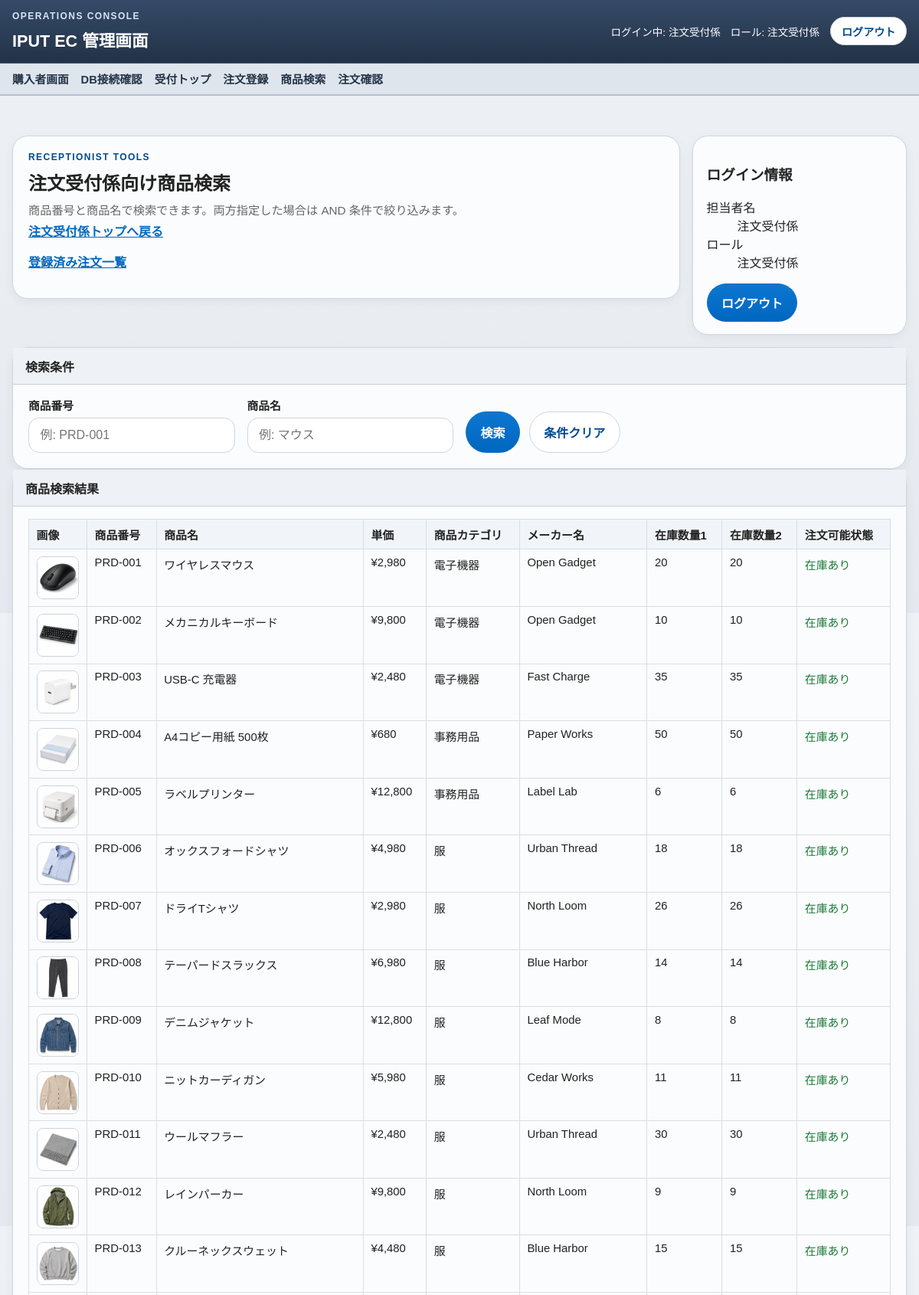
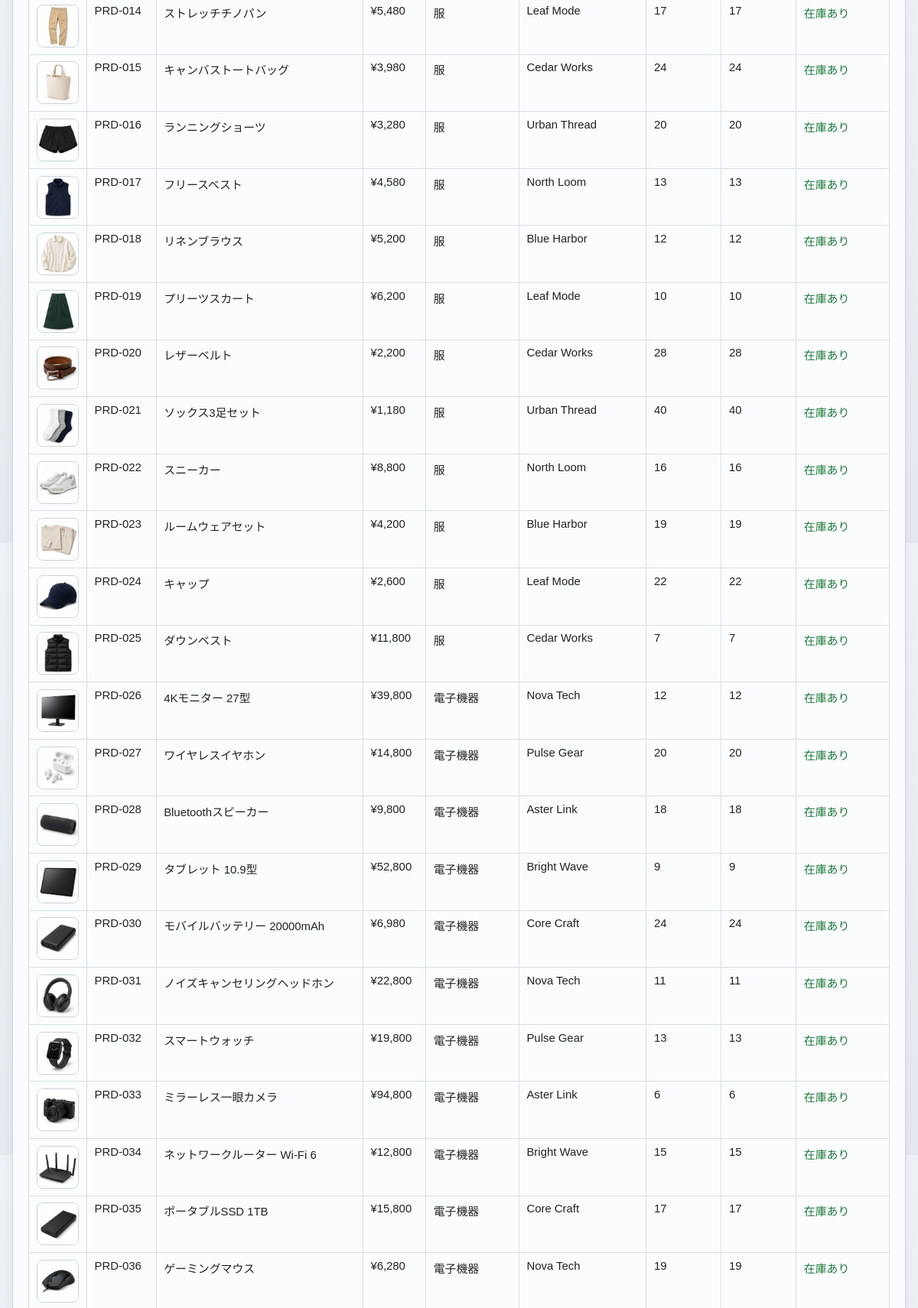
/staff/receptionist/products (signed in, upper part), run on the app's committed database (2 pictures, top to bottom).
### tables this page shows
CREATE TABLE products (
    id INTEGER PRIMARY KEY AUTOINCREMENT,
    product_no TEXT NOT NULL UNIQUE,
    name TEXT NOT NULL,
    description TEXT NOT NULL,
    price INTEGER NOT NULL,
    category TEXT NOT NULL,
    maker TEXT NOT NULL,
    image_path TEXT,
    sale_price INTEGER,
    sale_starts_at TEXT,
    sale_ends_at TEXT,
    available_from TEXT,
    available_until TEXT,
    stock_quantity_1 INTEGER NOT NULL DEFAULT 0,
    stock_quantity_2 INTEGER NOT NULL DEFAULT 0,
    created_at TEXT NOT NULL DEFAULT CURRENT_TIMESTAMP,
    updated_at TEXT NOT NULL DEFAULT CURRENT_TIMESTAMP
);

### app/Views/staff/receptionist_products.php (the view, shortened to what the rows shown need)
<section class="staff-hero">
    <div class="panel">
        <h2>注文受付係向け商品検索</h2>
    </div>
</section>
<section class="panel">
    <?php if ($products === []): ?>
        <p class="empty-state">該当する商品がありません。</p>
    <?php else: ?>
        <div class="table-wrap">
            <table class="data-table">
                <thead>
                    <tr>
                        <th>画像</th>
                        <th>商品番号</th>
                        <th>商品名</th>
                        <th>単価</th>
                        <th>商品カテゴリ</th>
                        <th>メーカー名</th>
                        <th>在庫数量1</th>
                        <th>在庫数量2</th>
                        <th>注文可能状態</th>
                    </tr>
                </thead>
                <tbody>
                    <?php foreach ($products as $product): ?>
                        <tr>
                            <td class="admin-thumb-cell">
                                <img
                                    class="admin-thumb"
                                    src="<?= e((string) ($product['image_url'] ?? product_image_url((string) ($product['image_path'] ?? '')))) ?>"
                                    alt="<?= e((string) $product['name']) ?>"
                                    data-fallback-src="<?= e(product_image_url('')) ?>"
                                >
                            </td>
                            <td><?= e((string) $product['product_no']) ?></td>
                            <td><?= e((string) $product['name']) ?></td>
                            <td>¥<?= number_format((int) $product['price']) ?></td>
                            <td><?= e((string) $product['category']) ?></td>
                            <td><?= e((string) $product['maker']) ?></td>
                            <td><?= e((string) $product['stock_quantity_1']) ?></td>
                            <td><?= e((string) $product['stock_quantity_2']) ?></td>
                            <td class="<?= e((string) $product['availability_class']) ?>">
                                <?= e((string) $product['availability_label']) ?>
                            </td>
                        </tr>
                    <?php endforeach; ?>
                </tbody>
            </table>
        </div>
    <?php endif; ?>
</section>

### data on the page
products: shows a picture, product_no "PRD-001", name "ワイヤレスマウス", price "2,980", category "電子機器", maker "Open Gadget", stock_quantity_1 "20", stock_quantity_2 "20", availability_label "在庫あり"
products: shows a picture, product_no "PRD-002", name "メカニカルキーボード", price "9,800", category "電子機器", maker "Open Gadget", stock_quantity_1 "10", stock_quantity_2 "10", availability_label "在庫あり"
products: shows a picture, product_no "PRD-003", name "USB-C 充電器", price "2,480", category "電子機器", maker "Fast Charge", stock_quantity_1 "35", stock_quantity_2 "35", availability_label "在庫あり"
products: shows a picture, product_no "PRD-004", name "A4コピー用紙 500枚", price "680", category "事務用品", maker "Paper Works", stock_quantity_1 "50", stock_quantity_2 "50", availability_label "在庫あり"
products: shows a picture, product_no "PRD-005", name "ラベルプリンター", price "12,800", category "事務用品", maker "Label Lab", stock_quantity_1 "6", stock_quantity_2 "6", availability_label "在庫あり"
products: shows a picture, product_no "PRD-006", name "オックスフォードシャツ", price "4,980", category "服", maker "Urban Thread", stock_quantity_1 "18", stock_quantity_2 "18", availability_label "在庫あり"
products: shows a picture, product_no "PRD-007", name "ドライTシャツ", price "2,980", category "服", maker "North Loom", stock_quantity_1 "26", stock_quantity_2 "26", availability_label "在庫あり"
products: shows a picture, product_no "PRD-008", name "テーパードスラックス", price "6,980", category "服", maker "Blue Harbor", stock_quantity_1 "14", stock_quantity_2 "14", availability_label "在庫あり"
products: shows a picture, product_no "PRD-009", name "デニムジャケット", price "12,800", category "服", maker "Leaf Mode", stock_quantity_1 "8", stock_quantity_2 "8", availability_label "在庫あり"
products: shows a picture, product_no "PRD-010", name "ニットカーディガン", price "5,980", category "服", maker "Cedar Works", stock_quantity_1 "11", stock_quantity_2 "11", availability_label "在庫あり"
products: shows a picture, product_no "PRD-011", name "ウールマフラー", price "2,480", category "服", maker "Urban Thread", stock_quantity_1 "30", stock_quantity_2 "30", availability_label "在庫あり"
products: shows a picture, product_no "PRD-012", name "レインパーカー", price "9,800", category "服", maker "North Loom", stock_quantity_1 "9", stock_quantity_2 "9", availability_label "在庫あり"
products: shows a picture, product_no "PRD-013", name "クルーネックスウェット", price "4,480", category "服", maker "Blue Harbor", stock_quantity_1 "15", stock_quantity_2 "15", availability_label "在庫あり"
products: shows a picture, product_no "PRD-014", name "ストレッチチノパン", price "5,480", category "服", maker "Leaf Mode", stock_quantity_1 "17", stock_quantity_2 "17", availability_label "在庫あり"
products: shows a picture, product_no "PRD-015", name "キャンバストートバッグ", price "3,980", category "服", maker "Cedar Works", stock_quantity_1 "24", stock_quantity_2 "24", availability_label "在庫あり"
products: shows a picture, product_no "PRD-016", name "ランニングショーツ", price "3,280", category "服", maker "Urban Thread", stock_quantity_1 "20", stock_quantity_2 "20", availability_label "在庫あり"
products: shows a picture, product_no "PRD-017", name "フリースベスト", price "4,580", category "服", maker "North Loom", stock_quantity_1 "13", stock_quantity_2 "13", availability_label "在庫あり"
products: shows a picture, product_no "PRD-018", name "リネンブラウス", price "5,200", category "服", maker "Blue Harbor", stock_quantity_1 "12", stock_quantity_2 "12", availability_label "在庫あり"
products: shows a picture, product_no "PRD-019", name "プリーツスカート", price "6,200", category "服", maker "Leaf Mode", stock_quantity_1 "10", stock_quantity_2 "10", availability_label "在庫あり"
products: shows a picture, product_no "PRD-020", name "レザーベルト", price "2,200", category "服", maker "Cedar Works", stock_quantity_1 "28", stock_quantity_2 "28", availability_label "在庫あり"
products: shows a picture, product_no "PRD-021", name "ソックス3足セット", price "1,180", category "服", maker "Urban Thread", stock_quantity_1 "40", stock_quantity_2 "40", availability_label "在庫あり"
products: shows a picture, product_no "PRD-022", name "スニーカー", price "8,800", category "服", maker "North Loom", stock_quantity_1 "16", stock_quantity_2 "16", availability_label "在庫あり"
products: shows a picture, product_no "PRD-023", name "ルームウェアセット", price "4,200", category "服", maker "Blue Harbor", stock_quantity_1 "19", stock_quantity_2 "19", availability_label "在庫あり"
products: shows a picture, product_no "PRD-024", name "キャップ", price "2,600", category "服", maker "Leaf Mode", stock_quantity_1 "22", stock_quantity_2 "22", availability_label "在庫あり"
products: shows a picture, product_no "PRD-025", name "ダウンベスト", price "11,800", category "服", maker "Cedar Works", stock_quantity_1 "7", stock_quantity_2 "7", availability_label "在庫あり"
products: shows a picture, product_no "PRD-026", name "4Kモニター 27型", price "39,800", category "電子機器", maker "Nova Tech", stock_quantity_1 "12", stock_quantity_2 "12", availability_label "在庫あり"
products: shows a picture, product_no "PRD-027", name "ワイヤレスイヤホン", price "14,800", category "電子機器", maker "Pulse Gear", stock_quantity_1 "20", stock_quantity_2 "20", availability_label "在庫あり"
products: shows a picture, product_no "PRD-028", name "Bluetoothスピーカー", price "9,800", category "電子機器", maker "Aster Link", stock_quantity_1 "18", stock_quantity_2 "18", availability_label "在庫あり"
products: shows a picture, product_no "PRD-029", name "タブレット 10.9型", price "52,800", category "電子機器", maker "Bright Wave", stock_quantity_1 "9", stock_quantity_2 "9", availability_label "在庫あり"
products: shows a picture, product_no "PRD-030", name "モバイルバッテリー 20000mAh", price "6,980", category "電子機器", maker "Core Craft", stock_quantity_1 "24", stock_quantity_2 "24", availability_label "在庫あり"
products: shows a picture, product_no "PRD-031", name "ノイズキャンセリングヘッドホン", price "22,800", category "電子機器", maker "Nova Tech", stock_quantity_1 "11", stock_quantity_2 "11", availability_label "在庫あり"
products: shows a picture, product_no "PRD-032", name "スマートウォッチ", price "19,800", category "電子機器", maker "Pulse Gear", stock_quantity_1 "13", stock_quantity_2 "13", availability_label "在庫あり"
products: shows a picture, product_no "PRD-033", name "ミラーレス一眼カメラ", price "94,800", category "電子機器", maker "Aster Link", stock_quantity_1 "6", stock_quantity_2 "6", availability_label "在庫あり"
products: shows a picture, product_no "PRD-034", name "ネットワークルーター Wi-Fi 6", price "12,800", category "電子機器", maker "Bright Wave", stock_quantity_1 "15", stock_quantity_2 "15", availability_label "在庫あり"
products: shows a picture, product_no "PRD-035", name "ポータブルSSD 1TB", price "15,800", category "電子機器", maker "Core Craft", stock_quantity_1 "17", stock_quantity_2 "17", availability_label "在庫あり"
products: shows a picture, product_no "PRD-036", name "ゲーミングマウス", price "6,280", category "電子機器", maker "Nova Tech", stock_quantity_1 "19", stock_quantity_2 "19", availability_label "在庫あり"

### other printed values
$adminApplicationName "IPUT EC 管理画面"
$authUser['user_name'] "注文受付係"
$authService->roleLabel($currentRole) "注文受付係"
$menuItem['label'] "受付トップ"
$menuItem['label'] "注文登録"
$menuItem['label'] "商品検索"
$menuItem['label'] "注文確認"
$user['user_name'] "注文受付係"
$roleLabel "注文受付係"
